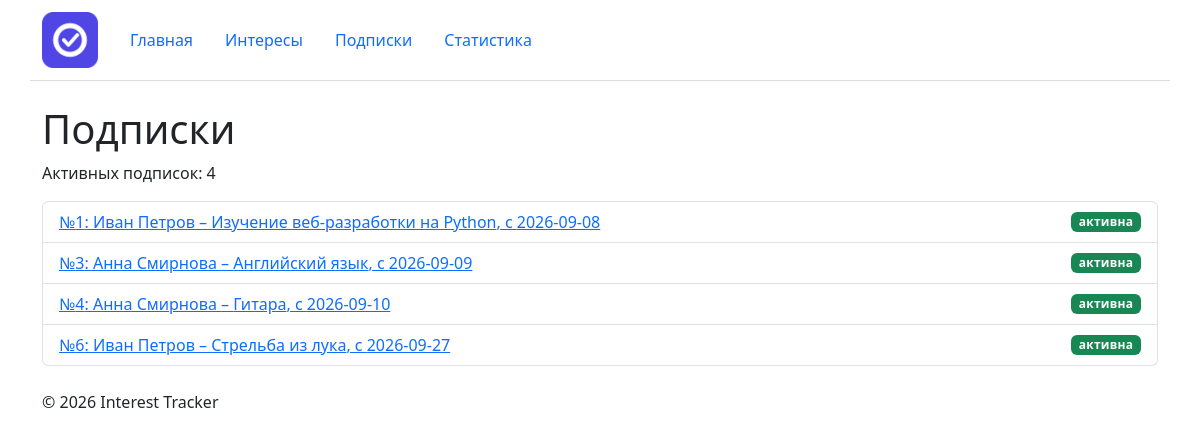
The page /subscriptions/ on the database its author committed.
### subscriptions/views.py (the view)
# urls.py: path('subscriptions/', include('subscriptions.urls')),
def subscriptions(request: HttpRequest) -> HttpResponse:
    conn = get_connection()
    conn.row_factory = sqlite3.Row
    subscriptions_data = conn.execute("""
        SELECT
            subscriptions.id,
            users.name AS user_name,
            interests.name AS interest_name,
            subscriptions.start_date,
            subscriptions.is_cancelled
        FROM subscriptions
        JOIN users
            ON subscriptions.user_id = users.id
        JOIN interests
            ON subscriptions.interest_id = interests.id
        WHERE subscriptions.is_cancelled = 0
        ORDER BY subscriptions.start_date, subscriptions.id;
    """).fetchall()
    subscriptions_count = conn.execute("""
        SELECT
            COUNT(*) AS subscriptions_count
        FROM subscriptions
        WHERE is_cancelled = 0;
    """).fetchone()["subscriptions_count"]
    conn.close()
    context = {
        "subscriptions": subscriptions_data,
        "subscriptions_count": subscriptions_count,
    }
    return render(request, "subscriptions/subscription_list.html", context)

### db/database.py (called while the page is built)
def get_connection() -> sqlite3.Connection:
    conn = sqlite3.connect(DB_PATH)
    conn.execute("PRAGMA foreign_keys = ON")
    return conn

### subscriptions/templates/subscriptions/subscription_list.html (shortened to what this page needs)
{% extends "base.html" %}
{% block content %}
<h1>Подписки</h1>
<p>
  Активных подписок: {{ subscriptions_count }}
</p>
<ul class="list-group">
  {% for subscription in subscriptions %}
  <li class="list-group-item d-flex justify-content-between align-items-center">
    <a href="{% url 'subscriptions:detail' subscription.id %}">
      №{{ subscription.id }}: {{ subscription.user_name }}
      – {{ subscription.interest_name }},
      с {{ subscription.start_date }}
    </a>
    {% include "subscriptions/includes/subscription_status.html" %}
  </li>
  {% empty %}
  <li class="list-group-item">Активных подписок нет.</li>
  {% endfor %}
</ul>
{% endblock %}

### templates/base.html (shortened to what this page needs)
{% load static %}
<!DOCTYPE html>
<html lang="ru">
<head>
  <link
    rel="stylesheet"
    href="https://cdn.jsdelivr.net/npm/bootstrap@5.3.3/dist/css/bootstrap.min.css"
  >
  <link
    rel="stylesheet"
    href="{% static 'homepage/css/style.css' %}"
  >
</head>
<body>
  <header class="container site-header">
    <img
      src="{% static 'homepage/img/logo.png' %}"
      alt="Interest Tracker"
      class="site-logo"
    >
    {% include "includes/navigation.html" %}
  </header>
  <main class="container">
    {% block content %}
    {% endblock %}
  </main>
  <footer class="container mt-4 mb-3">
    <p>
      © <span id="current-year"></span> Interest Tracker
    </p>
  </footer>
</body>
</html>

### templates/includes/navigation.html
<nav class="nav">
  <a class="nav-link" href="{% url 'homepage:index' %}">Главная</a>
  <a class="nav-link" href="{% url 'interests:list' %}">Интересы</a>
  <a class="nav-link" href="{% url 'subscriptions:list' %}">Подписки</a>
  <a class="nav-link" href="{% url 'subscriptions:statistics' %}">Статистика</a>
</nav>

### subscriptions/templates/subscriptions/includes/subscription_status.html
{% if subscription.is_cancelled %}
<span class="badge bg-secondary subscription-status subscription-status-cancelled">
  отменена
</span>
{% else %}
<span class="badge bg-success subscription-status subscription-status-active">
  активна
</span>
{% endif %}

### homepage/static/homepage/css/style.css (style rules this page uses)
body { min-height: 100vh; }
.site-header { display: flex; align-items: center; gap: 1rem; margin-bottom: 1.5rem; border-bottom: 1px solid #ddd; }
.site-logo { width: 56px; height: auto; margin: 0.75rem 0; }
.subscription-status { font-weight: 600; letter-spacing: 0.02em; }

### rows shown on the page
interests: id "3", user_name "Анна Смирнова", interest_name "Английский язык", start_date "2026-09-09"
interests: id "4", user_name "Анна Смирнова", interest_name "Гитара", start_date "2026-09-10"
interests: id "6", user_name "Иван Петров", interest_name "Стрельба из лука", start_date "2026-09-27"

### other values the page prints
{{ subscriptions_count }} "4"
{{ subscription.id }} "1"
{{ subscription.user_name }} "Иван Петров"
{{ subscription.interest_name }} "Изучение веб-разработки на Python"
{{ subscription.start_date }} "2026-09-08"
